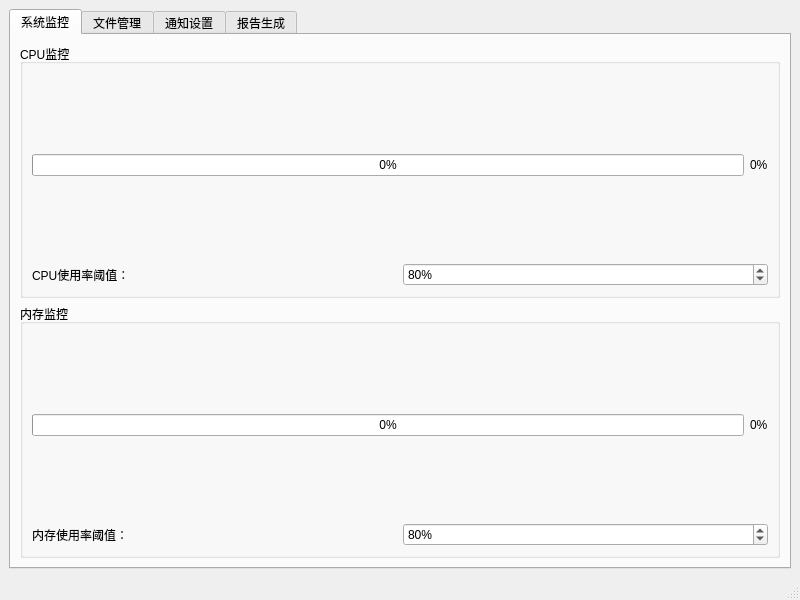
<?xml version="1.0" encoding="UTF-8"?>
<ui version="4.0">
 <class>MainWindow</class>
 <widget class="QMainWindow" name="MainWindow">
  <property name="geometry">
   <rect>
    <x>0</x>    <y>0</y>
    <width>800</width>
    <height>600</height>
   </rect>
  </property>
  <property name="windowTitle">
   <string>系统监控与自动化工具</string>
  </property>
  <widget class="QWidget" name="centralwidget">
   <layout class="QVBoxLayout" name="verticalLayout">
    <item>
     <widget class="QTabWidget" name="tabWidget">
      <widget class="QWidget" name="systemMonitorTab">
       <attribute name="title">
        <string>系统监控</string>
       </attribute>
       <layout class="QVBoxLayout" name="verticalLayout_2">
        <item>
         <widget class="QGroupBox" name="cpuGroupBox">
          <property name="title">
           <string>CPU监控</string>
          </property>
          <layout class="QVBoxLayout" name="verticalLayout_3">
           <item>
            <layout class="QHBoxLayout" name="horizontalLayout">
             <item>
              <widget class="QProgressBar" name="cpuProgressBar">
               <property name="value">
                <number>0</number>
               </property>
              </widget>
             </item>
             <item>
              <widget class="QLabel" name="cpuPercentLabel">
               <property name="text">
                <string>0%</string>
               </property>
              </widget>
             </item>
            </layout>
           </item>
           <item>
            <layout class="QHBoxLayout" name="horizontalLayout_2">
             <item>
              <widget class="QLabel" name="label">
               <property name="text">
                <string>CPU使用率阈值：</string>
               </property>
              </widget>
             </item>
             <item>
              <widget class="QSpinBox" name="cpuThresholdSpinBox">
               <property name="suffix">
                <string>%</string>
               </property>
               <property name="maximum">
                <number>100</number>
               </property>
               <property name="value">
                <number>80</number>
               </property>
              </widget>
             </item>
            </layout>
           </item>
          </layout>
         </widget>
        </item>
        <item>
         <widget class="QGroupBox" name="memoryGroupBox">
          <property name="title">
           <string>内存监控</string>
          </property>
          <layout class="QVBoxLayout" name="verticalLayout_4">
           <item>
            <layout class="QHBoxLayout" name="horizontalLayout_3">
             <item>
              <widget class="QProgressBar" name="memoryProgressBar">
               <property name="value">
                <number>0</number>
               </property>
              </widget>
             </item>
             <item>
              <widget class="QLabel" name="memoryPercentLabel">
               <property name="text">
                <string>0%</string>
               </property>
              </widget>
             </item>
            </layout>
           </item>
           <item>
            <layout class="QHBoxLayout" name="horizontalLayout_4">
             <item>
              <widget class="QLabel" name="label_2">
               <property name="text">
                <string>内存使用率阈值：</string>
               </property>
              </widget>
             </item>
             <item>
              <widget class="QSpinBox" name="memoryThresholdSpinBox">
               <property name="suffix">
                <string>%</string>
               </property>
               <property name="maximum">
                <number>100</number>
               </property>
               <property name="value">
                <number>80</number>
               </property>
              </widget>
             </item>
            </layout>
           </item>
          </layout>
         </widget>
        </item>
       </layout>
      </widget>
      <widget class="QWidget" name="fileManagerTab">
       <attribute name="title">
        <string>文件管理</string>
       </attribute>
      </widget>
      <widget class="QWidget" name="notificationTab">
       <attribute name="title">
        <string>通知设置</string>
       </attribute>
      </widget>
      <widget class="QWidget" name="reportTab">
       <attribute name="title">
        <string>报告生成</string>
       </attribute>
      </widget>
     </widget>
    </item>
   </layout>
  </widget>
  <widget class="QStatusBar" name="statusbar"/>
 </widget>
</ui>
